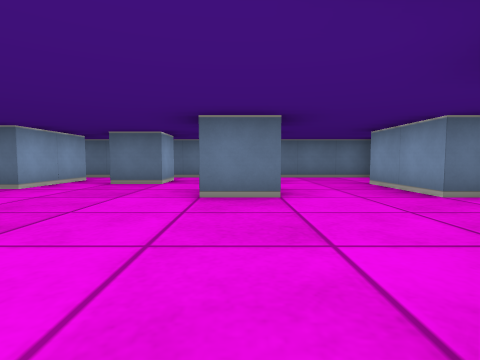
view 1 (above)

24 first-person views from a walk through a cub3D maze. The camera is about half as high as the walls, tilts 4° down and sees 80° across. The floor is counted in squares. Each view is taken from the middle of a square. On the plan, view 1 faces up. The plan holds only what a view shows up to about 9 squares ahead; the rest is blank.

view 2
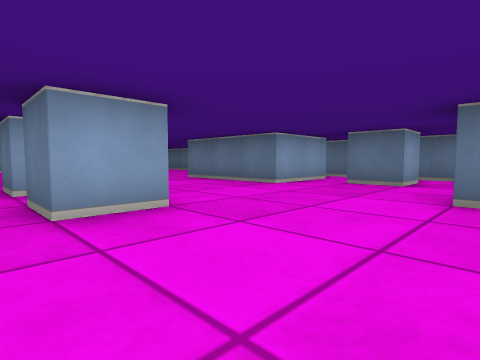

view 3
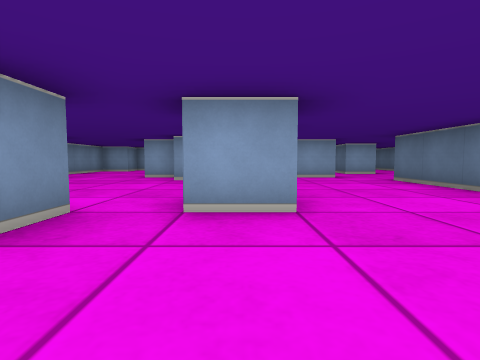

view 4
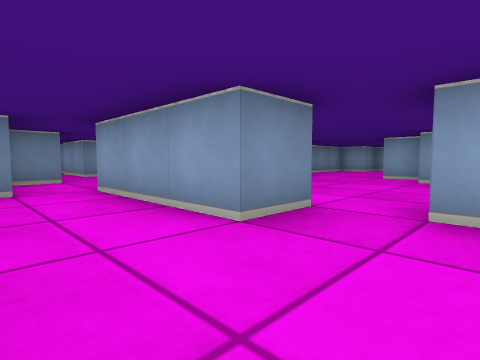

view 5
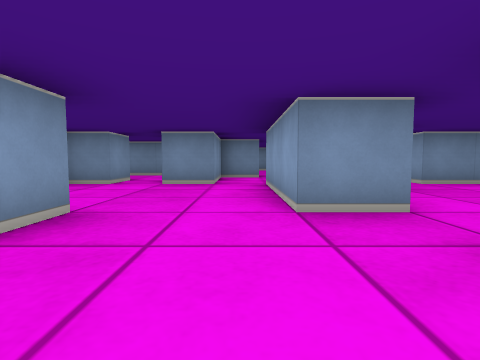

view 6
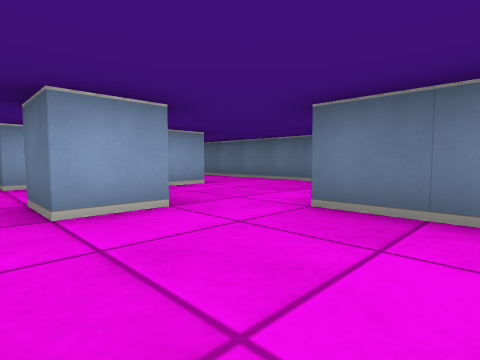

view 7
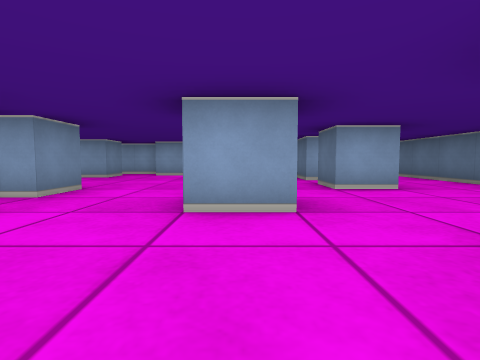

view 8
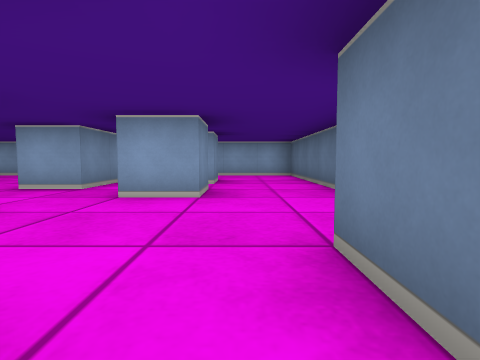

view 9
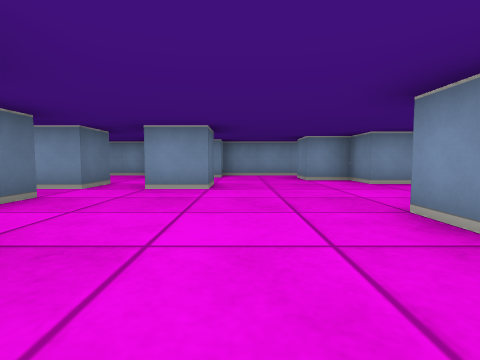

view 10
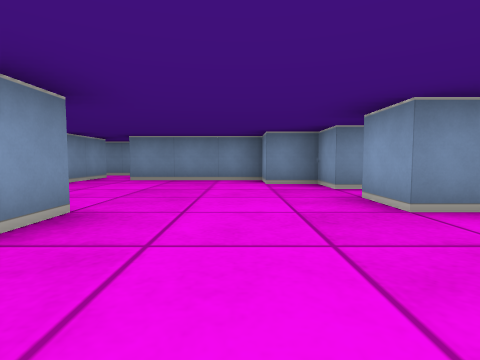

view 11
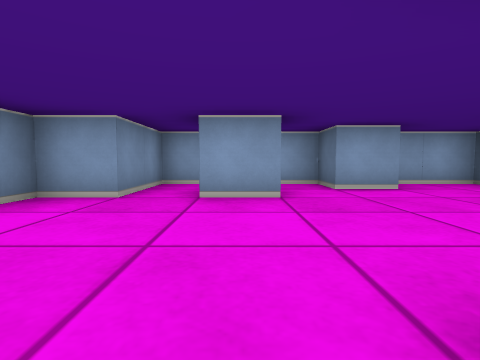

view 12
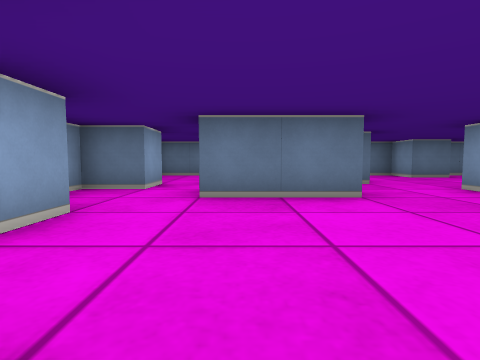

view 13
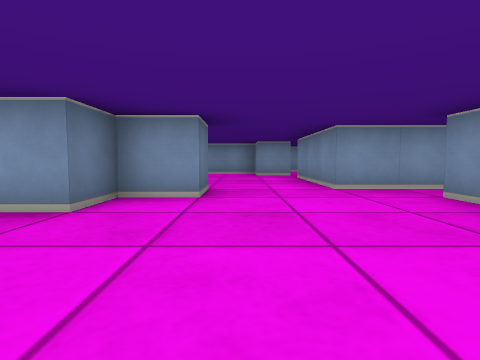

view 14
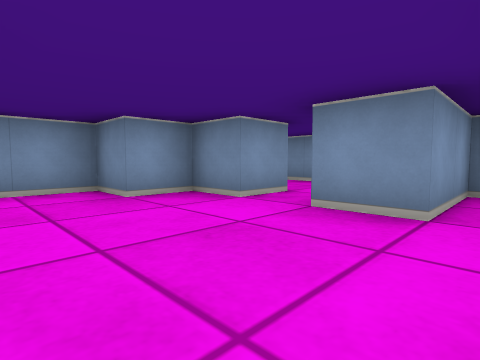

view 15
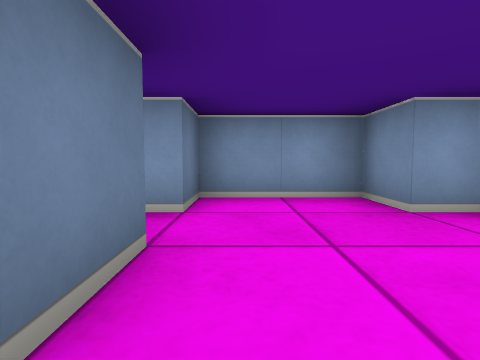

view 16
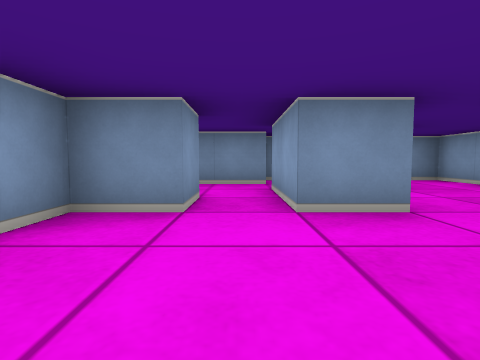

view 17
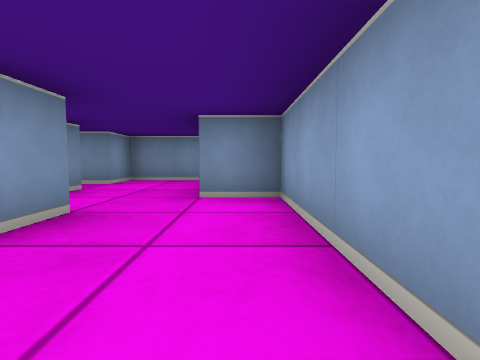

view 18
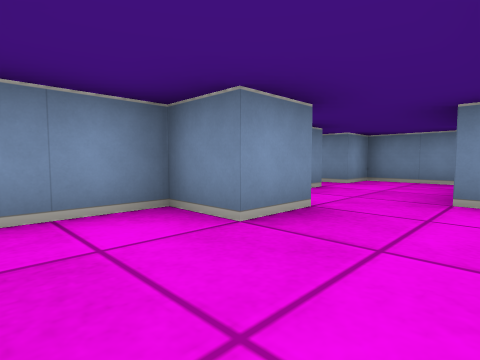

view 19
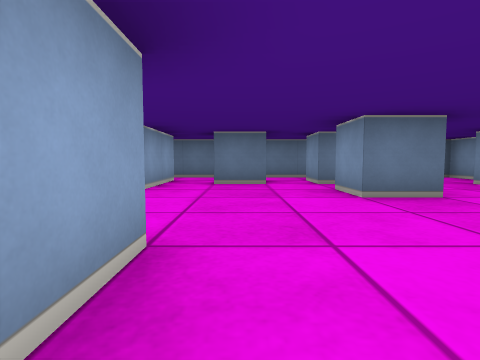

view 20
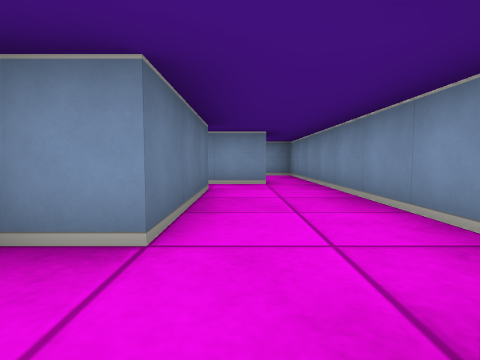

view 21
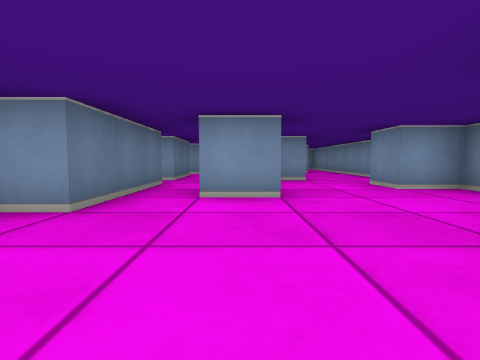

view 22
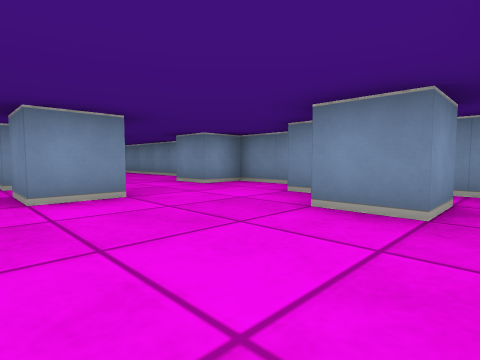

view 23
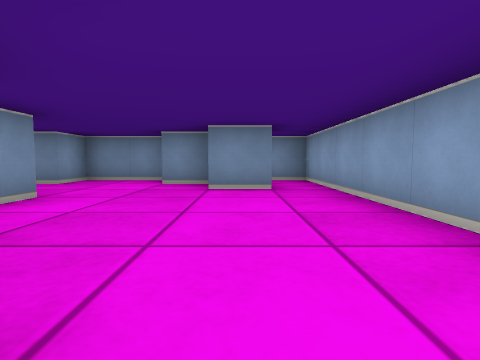

view 24
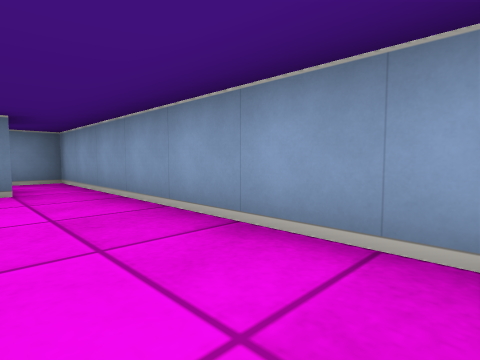

### Floor plan
Key: @ floor where view 1 was taken; # wall or solid block; . floor.
Columns run from 15 left of view 1 to 4 right of it. Each row starts with its distance up from view 1.
  8 ####################
  7 #.......#. ........#
  6 #......... #.#.#...#
  5 #..#.#...###......##
  4 ##.............#..##
  3 #..##..#...........#
  2 #..................#
  1 ##........#.#....###
  0 #.....###......@####
 -1 #.#....#.....#.....#
 -2 #............#.....#
 -3 ####........##....##
 -4 #..##...####...#.##
 -5 #...###.## #...#..
 -6 #......... #..##...
 -7 #....#.##  # ...###
 -8 #.......#####..##
 -9 #.##........#...
-10 #..#..#........#
-11 ################

Positions as (right, up) in squares from view 1, and headings:
1: (0, 0), facing up
2: (0, 0), facing up-left
3: (0, 1), facing left
4: (0, 1), facing down-left
5: (-1, 2), facing down
6: (-5, 2), facing up-left
7: (-5, 3), facing left
8: (-6, 6), facing left
9: (-5, 3), facing right
10: (-11, 2), facing down
11: (-9, -1), facing left
12: (-12, -1), facing up
13: (-12, -2), facing right
14: (-1, -1), facing down-right
15: (0, -1), facing right
16: (1, -1), facing down
17: (-3, -4), facing down
18: (-3, -4), facing down-right
19: (-2, 0), facing up
20: (-9, -9), facing right
21: (-14, -7), facing right
22: (-14, -6), facing down-right
23: (-13, -4), facing down
24: (-13, -4), facing down-left
